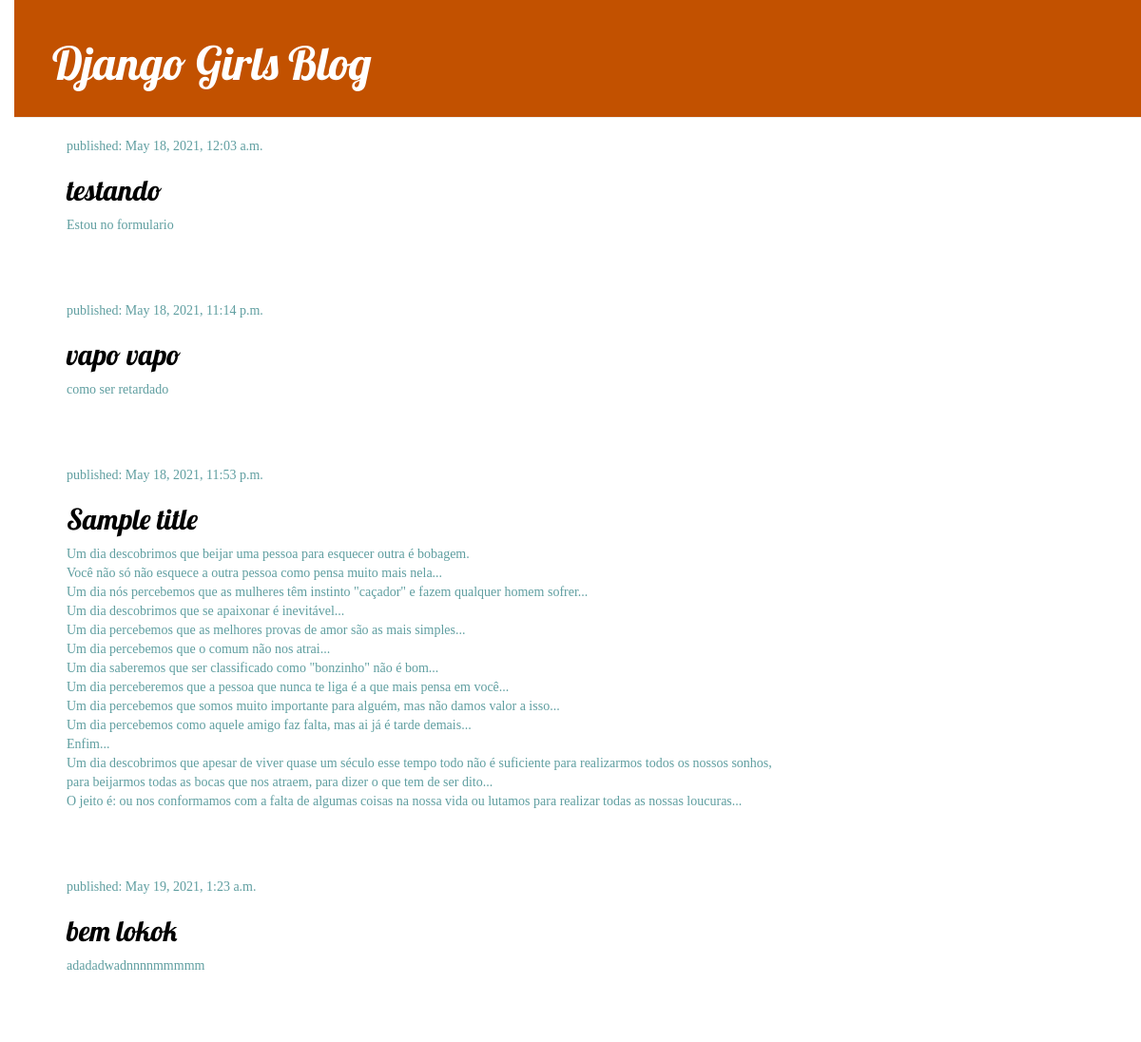
The page / on the database its author committed.
### blog/models.py (models this page shows, shortened)
class Post (models.Model):
    author = models.ForeignKey(settings.AUTH_USER_MODEL , on_delete=models.CASCADE)
    title = models.CharField(max_length=200)
    text = models.TextField()
    created_date = models.DateTimeField(default=timezone.now)
    published_date = models.DateTimeField(blank=True , null=True)

### blog/views.py (the view)
# urls.py: path('', views.post_list, name='post_list'),
def post_list(request):
    posts = Post.objects.filter(published_date__lte=timezone.now()).order_by('published_date')
    return render(request ,  'blog/post_list.html', {'posts': posts })

### blog/templates/blog/post_list.html
{% extends 'blog/base.html' %}
{% block content %}
{% for post in posts %}
    <div class="post">
        <div class="date">
            <p>published: {{ post.published_date }}</p>
        </div>
        <h2><a href="{% url 'post_detail' pk=post.pk %}">{{ post.title }}</a></h2>
        <p>{{ post.text|linebreaksbr }}</p>
    </div>
{% endfor %}
{% endblock %}

### blog/templates/blog/base.html (shortened to what this page needs)
{% load static %}
<!DOCTYPE html>
<html lang="pt-br">
    <head>
        <link rel="stylesheet" href="//maxcdn.bootstrapcdn.com/bootstrap/3.2.0/css/bootstrap.min.css">
        <link rel="stylesheet" href="//maxcdn.bootstrapcdn.com/bootstrap/3.2.0/css/bootstrap-theme.min.css">
        <link rel="stylesheet" href="{% static 'css/blog.css' %}"/>
    </head>
    <body>
        <div class="page-header">
            <h1><a href="/">Django Girls Blog</a></h1>
        </div>
        <div class="content container">
            <div class="row">
                <div class="col-md-8">
                {% block content %}
                {% endblock %}
                </div>
            </div>
        </div>
    </body>
</html>

### blog/static/css/blog.css (style rules this page uses)
h1 a, h2 a { color: #C25100; font-family: 'Lobster'; }
p { font-family: fantasy; color: cadetblue; }
body { padding-left: 15px; }
.page-header { background-color: #C25100; margin-top: 0; padding: 20px 20px 20px 40px; }
.page-header h1, .page-header h1 a, .page-header h1 a:visited, .page-header h1 a:active { color: #ffffff; font-size: 36pt; text-decoration: none; }
.content { margin-left: 40px; }
h1, h2, h3, h4 { font-family: 'Lobster', cursive; }
.date { color: #828282; }
.post { margin-bottom: 70px; }
.post h2 a, .post h2 a:visited { color: #000000; }

### rows shown on the page
Post: published_date "May 18, 2021, 12:03 a.m.", title "testando", text "Estou no formulario"
Post: published_date "May 18, 2021, 11:14 p.m.", title "vapo vapo", text "como ser retardado"
Post: published_date "May 18, 2021, 11:53 p.m.", title "Sample title", text "Um dia descobrimos que beijar uma pessoa para esquecer outra é bobagem. Você não só não esquece a outra pessoa como pensa muito mais nela... Um dia nós percebemos que as mulheres têm instinto \"caçador\" e fazem qualquer homem sofrer... Um dia descobrimos que se apaixonar é inevitável... Um dia percebemos que as melhores provas de amor são as mais simples... Um dia percebemos que o comum não nos atrai... Um dia saberemos que ser classificado como \"bonzinho\" não é bom... Um dia perceberemos que a pessoa que nunca te liga é a que mais pensa em você... Um dia percebemos que somos muito importante para alguém, mas não damos valor a isso... Um dia percebemos como aquele amigo faz falta, mas ai já…"
Post: published_date "May 19, 2021, 1:23 a.m.", title "bem lokok", text "adadadwadnnnnmmmmm"
